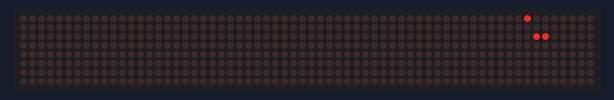
Recording of a sketch running on a simulated Arduino Uno, built with avr-gcc and run on an emulated ATmega328P. Shown: 64×8 LED matrix. At 10.9 s the program stops and its outputs stay as they are.

Above: at 0.46 s.
At 8.9 s:
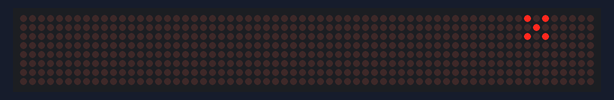

The sketch:

arduino_code.ino
```cpp
#include <LedControl.h>


LedControl ledControl = LedControl(12, 10, 11,0);

void setup() {
  ledControl.shutdown(0, false);
  ledControl.setIntensity(0, 5);
  ledControl.clearDisplay(0);

}


#define N 3
#define WAIT 1
#define HIT 10
#define QUEEN 100
#define NOSOL 1000
#define BREAK 1

/**
 * Trying to display an X if no solution was found
 */
void noSolution(int board[N][N]){
  for(int x = 0; x < 10; x++){
    int y = N-1;
    for(int i = 0; i < N; i++){
      if(x % 2 == 0){
        ledControl.setLed(0, i, i, 1);
        ledControl.setLed(0, i, y, 1);
      }else{
        ledControl.setLed(0, i, i, 0);
        ledControl.setLed(0, i, y, 0);
      }
      y--;
    }
    delay(NOSOL);
  }
}

/**
 * Breaks the loop making the solution permanently visible
 */
void breakLoop(){
  while(true){
    int a;
  }
}

/**
 * restart the grid, sets all LEDs off
 */
void restart(int board[N][N]){
  for (int i = 0; i < 8; i++) {
        for (int j = 0; j < 8; j++) {
          ledControl.setLed(0, i, j, 1);
        }
    }
    delay(WAIT);
    ledControl.clearDisplay(0);
}

/**
 * Searches for the current position of the queen on the grid
 * and turns that LED
 */
void printSolution(int board[N][N])
{
    for (int i = 0; i < N; i++) {
        for (int j = 0; j < N; j++) {
          int value = board[i][j];
          if(value){
            ledControl.setLed(0, i, j, 1);
          }else{
            ledControl.setLed(0, i, j, 0);
          }
        }
    }
    delay(WAIT);
}

/**
 * Makes final queens blink to show the solution
 */
void blinkWinner(int board[N][N]){
   for(int i = 0; i < 10; i++){
    ledControl.clearDisplay(0);
    delay(QUEEN);
    printSolution(board);
    delay(QUEEN);
  }
}

/**
 * Checks if the queen can be placed without coliding with another
 * queen
 */
bool isSafe(int board[N][N], int row, int col)
{
  printSolution(board);
    int i, j;
    for (i = 0; i < col; i++) {
        if (board[row][i]){
            ledControl.setLed(0, row, i, 1);
            ledControl.setLed(0, row, col, 1);
            delay(HIT);
            ledControl.setLed(0, row, i, 0);
            ledControl.setLed(0, row, col, 0);
            delay(HIT);
            ledControl.setLed(0, row, i, 1);
            ledControl.setLed(0, row, col, 1);
            delay(HIT);
            ledControl.setLed(0, row, i, 0);
            ledControl.setLed(0, row, col, 0);
            delay(HIT);
            return false;
        }
    }

    for (i=row, j=col; i>=0 && j>=0; i--, j--){
        if (board[i][j]) {
            ledControl.setLed(0, i, j, 1);
            ledControl.setLed(0, row, col, 1);
            delay(HIT);
            ledControl.setLed(0, i, j, 0);
            ledControl.setLed(0, row, col, 0);
            delay(HIT);
            ledControl.setLed(0, i, j, 1);
            ledControl.setLed(0, row, col, 1);
            delay(HIT);
            ledControl.setLed(0, i, j, 0);
            ledControl.setLed(0, row, col, 0);
            delay(HIT);
            return false;
        }
    }

    for (i=row, j=col; j>=0 && i<N; i++, j--) {
        if (board[i][j]) {
           ledControl.setLed(0, i, j, 1);
            ledControl.setLed(0, row, col, 1);
            delay(HIT);
            ledControl.setLed(0, i, j, 0);
            ledControl.setLed(0, row, col, 0);
            delay(HIT);
            ledControl.setLed(0, i, j, 1);
            ledControl.setLed(0, row, col, 1);
            delay(HIT);
            ledControl.setLed(0, i, j, 0);
            ledControl.setLed(0, row, col, 0);
            delay(HIT);
            return false;
        }
    }

    printSolution(board);

    return true;
}

/**
 * "Main loop" of the program, if it's safe to placed a queen
 * then go ahead and do it
 */
bool solveNQUtil(int board[N][N], int col){
  printSolution(board);
    if (col >= N)
        return true;

    for (int i = 0; i < N; i++)
    {
        if ( isSafe(board, i, col) )
        {
            board[i][col] = 1;

            if ( solveNQUtil(board, col + 1) )
                return true;

            board[i][col] = 0;
        }
    }
    return false;
}

/**
 * This function calls the main loop, it also creates the matrix
 * and
 */
bool solveNQ()
{
    int board[N][N];
    for(int i = 0; i < N; i++){
        for(int j = 0; j < N; j++){
            board[i][j] = 0;
        }
    }

    if ( solveNQUtil(board, 0) == false )
    {
        noSolution(board);
        return false;
    }

    printSolution(board);

    blinkWinner(board);

    //restart(board);

   return true;
}


void loop() {
  solveNQ();
  if(BREAK){
   breakLoop();
  }
}
```

Measured:
- what the display in image 1 shows lasts 1.0 s, from 8.9 s to 9.9 s
